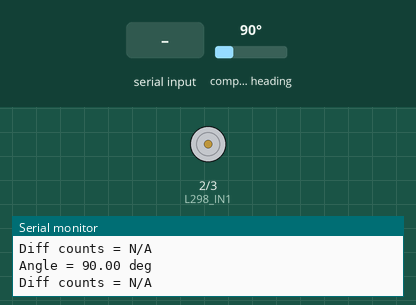
A sketch run on a simulated Arduino Uno, built with avr-gcc and run on an emulated ATmega328P. On the bench: motor-driver pin pairs drawn as motors (green arrow = first pin HIGH = forward, orange = second pin HIGH = backward, longer = more drive, scaled by the enable pin), the last lines printed to the serial monitor. Wiring (inferred from the names in the program): AS5600 angle sensor at I2C address 0x36. The test bench sets the inputs (shaded band); at power-on: compass heading 90°.

Above: at 1.4 s.
1.5 s: "30,150\n" received over Serial
5.5 s: compass heading set to 169°
9.5 s: compass heading set to 182°
At 13.3 s:
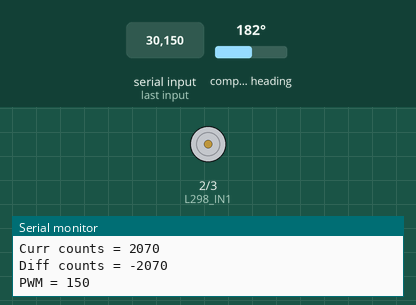
13.5 s: compass heading set to 7°
At 14.6 s:
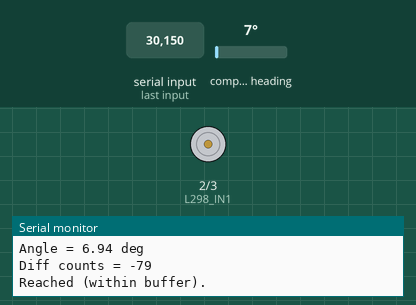
15.1 s: "200\n" received over Serial
At 16.69 s:
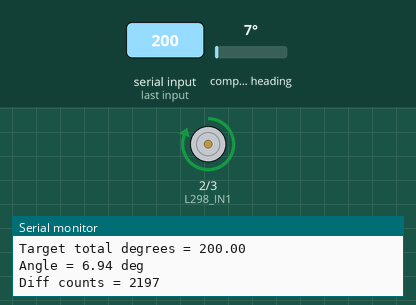
18.2 s: "90,45\n" received over Serial
Timing chart, 0 to 21.2 s (numbered marks = the images above; inputs shaded):
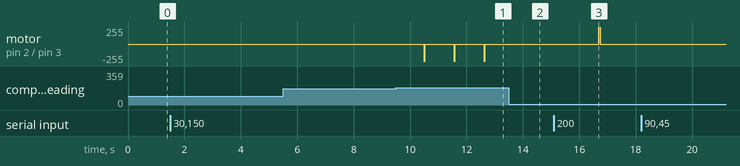

The sketch:

as5600-l298-closed-loop-2.ino
```cpp
#include <Wire.h>

#define AS5600_ADDR 0x36
#define ANGLE_HIGH  0x0E
#define ANGLE_LOW   0x0F

// Motor pins
#define L298_ENA 4
#define L298_IN1 2
#define L298_IN2 3

// PWM speed levels
#define PWM_LOW 100
#define PWM_HIGH 150

// Control thresholds (counts)
#define pwmThreshold 2000L // user requested threshold (in counts)
#define bufferCounts 100L // user requested buffer angle (in counts)

// How long to run the motor before re-checking the encoder (ms)
#define ROTATE_MS 50

// Delay between each rotation command (ms)
#define CONTROL_DELAY_MS 1000

volatile long revCount = 0;
uint16_t lastRaw = 0;

uint16_t readRawAngle() {
  Wire.beginTransmission(AS5600_ADDR);
  Wire.write(ANGLE_HIGH);
  Wire.endTransmission(false);

  Wire.requestFrom(AS5600_ADDR, 2);
  uint8_t high = Wire.read();
  uint8_t low  = Wire.read();

  return ((high & 0x0F) << 8) | low;   // 0–4095
}

void setup() {
  Serial.begin(115200);

  Wire.begin();
  Wire.setClock(400000); // Fast I2C

  pinMode(L298_ENA, OUTPUT);
  pinMode(L298_IN1, OUTPUT);
  pinMode(L298_IN2, OUTPUT);

  delay(200);

  lastRaw = readRawAngle();

  Serial.println("AS5600 TRUE Angle + Multi-Turn READY");
  Serial.println("Send target TOTAL degrees (ex: 3610 = 1 rev + 10 deg)");
}

void motorCW(int pwm) {
  digitalWrite(L298_IN1, HIGH);
  digitalWrite(L298_IN2, LOW);
  analogWrite(L298_ENA, pwm);
}

void motorCCW(int pwm) {
  digitalWrite(L298_IN1, LOW);
  digitalWrite(L298_IN2, HIGH);
  analogWrite(L298_ENA, pwm);
}

void motorStop() {
  analogWrite(L298_ENA, 0);
  digitalWrite(L298_IN1, LOW);
  digitalWrite(L298_IN2, LOW);
}

float readAngleDeg() {
  uint16_t raw = readRawAngle();
  int diff = raw - lastRaw;

  // multi-turn rollover detection
  if (diff > 2048)  revCount--;
  else if (diff < -2048) revCount++;

  lastRaw = raw;

  float angleDeg = raw * 360.0 / 4096.0;     // physical angle
  float totalDeg = (revCount * 360.0) + angleDeg;  // multi-turn absolute
  return totalDeg;
}

// Return total encoder counts (multi-turn) using the same rollover logic
long readTotalCounts() {
  uint16_t raw = readRawAngle();
  int diff = raw - lastRaw;

  if (diff > 2048) revCount--;
  else if (diff < -2048) revCount++;

  lastRaw = raw;

  // total counts = revCount * 4096 + raw
  long total = (revCount * 4096L) + (long)raw;
  return total;
}

void loop() {

  static float targetDeg = 0;
  static bool hasTarget = false;

  // --- Handle serial input target ---
  if (Serial.available()) {
    targetDeg = Serial.parseFloat();
    hasTarget = true;
    Serial.print("Target total degrees = ");
    Serial.println(targetDeg);
    delay(1000);
  }

  // Read current position in counts and degrees (single read to keep revCount consistent)
  long currCounts = readTotalCounts();
  float currDeg = currCounts * 360.0 / 4096.0;

  // Always print current (true) angle
  Serial.print("Angle = ");
  Serial.print(currDeg, 2);
  Serial.println(" deg");

  // Always show diff counts alongside the angle. If no target, show N/A
  if (hasTarget) {
    long previewTargetCounts = lround(targetDeg * 4096.0 / 360.0);
    long previewDiffCounts = previewTargetCounts - currCounts;
    Serial.print("Diff counts = "); Serial.println(previewDiffCounts);
  } else {
    Serial.print("Diff counts = "); Serial.println("N/A");
  }

  if (hasTarget) {
    // Convert target (degrees) to counts for robust multi-turn comparison
    long targetCounts = lround(targetDeg * 4096.0 / 360.0);
    long diffCounts = targetCounts - currCounts;
    long absDiff = labs(diffCounts);

  if (absDiff <= bufferCounts) {
      motorStop();
      Serial.println("Reached (within buffer).\n");
      hasTarget = false; // Done
    } else {
      int pwm = (absDiff < pwmThreshold) ? PWM_LOW : PWM_HIGH;
  // Pulse the motor for ROTATE_MS then stop and re-evaluate
  const char *dirStr = (diffCounts > 0) ? "CW" : "CCW";
  if (diffCounts > 0) motorCW(pwm);
  else                motorCCW(pwm);

  // Print command debug (show intended direction and pin states)
  Serial.print("Command -> Dir: "); Serial.print(dirStr);
  Serial.print("  PWM: "); Serial.print(pwm);
  Serial.print("  IN1: "); Serial.print(digitalRead(L298_IN1));
  Serial.print("  IN2: "); Serial.println(digitalRead(L298_IN2));

  delay(ROTATE_MS);
  motorStop();
  delay(10); // small settle time before reading encoder again

  // Re-read encoder after the pulse so printed values reflect movement
  currCounts = readTotalCounts();
  currDeg = currCounts * 360.0 / 4096.0;

  // Print detailed debug: target vs current in degrees and counts (after pulse)
  float diffDeg = targetDeg - currDeg;

  Serial.print("Target deg = "); Serial.println(targetDeg, 2);
  Serial.print("Curr deg = "); Serial.println(currDeg, 2);
  Serial.print("Diff deg = "); Serial.println(diffDeg, 2);

  Serial.print("Target counts = "); Serial.println(targetCounts);
  Serial.print("Curr counts = "); Serial.println(currCounts);
  Serial.print("Diff counts = "); Serial.println(targetCounts - currCounts);

  Serial.print("PWM = "); Serial.println(pwm);
    }
  } else {
    motorStop();
  }

  delay(CONTROL_DELAY_MS);   // pause between rotation commands (configurable)
}
```

Measured:
- the behaviour switches between 175 and 176° on compass heading (found by bisection; images 0 and 1)
- after the input at 9.5 s, motor on pin 2 (L298_IN1) / pin 3 (L298_IN2): alternates backward 255/255 for 0.05 s and stopped for 1.0 s, starting after 0.98 s
- after the input at 13.5 s, motor on pin 2 (L298_IN1) / pin 3 (L298_IN2): stops changing and stays stopped
- after the input at 15.1 s, motor on pin 2 (L298_IN1) / pin 3 (L298_IN2): stopped → forward 255/255 after 1.6 s, → stopped 0.05 s later
